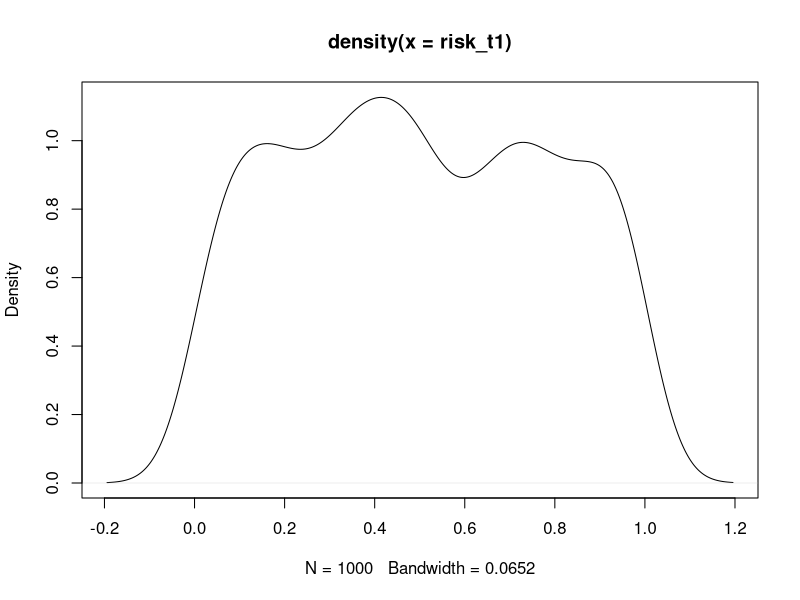

R code for this plot: (Note: this script raises an error after producing the figure.)
library(tidyverse)
library(dplyr)
library(ggplot2)
library(pROC)
library(boot)
library("lattice")

# set up -----------------------------------------------------------------------
set.seed(1)
n <- 1000

# generate risk_t1
risk_t1 <-  runif(n, 0, 1)
plot(density(risk_t1))

# intervention
cmi_cutoff <- 0.1

# intervention effectiveness/probability of the intervention works (fixed, varies in different trials)
# b_intervention <- c(seq(0, 1, 0.1)) # set to 1  for null case
b_intervention <- 1

gen_outcome1 <- function(risk_t1, n = n){
  outcome_noint <- rbinom(n, 1, 0.9 * risk_t1) # the constant vary to control true model AUC
  df <- as.data.frame(cbind(risk_t1, outcome_noint))
  return (df)
}

a <- gen_outcome1(risk_t1, n)
auc(a$outcome_noint, a$risk_t1)

# generate cmi (binary)--------------------------------
gen_cmi <- function(risk_t1, n = n, cmi_cutoff){
  # 1. cutoff approach
  df <- gen_outcome1(risk_t1, n)
  df <- df %>%
    mutate(cmi = case_when(risk_t1 > cmi_cutoff ~ 1,
                           TRUE ~ 0))

  # 2. percentage approach
  # df <- gen_outcome1(risk_t1, n)
  # cmi <- sample(c(0, 1),size = nrow(df), prob = c(1 - cmi_perc, cmi_perc),
  #               replace = TRUE)
  return (df)
}
a <- gen_cmi(risk_t1, n, cmi_cutoff)


# generate risk_t2 depending on cmi & risk_t1-----------------------------------
gen_risk_t2 <- function(risk_t1, n = n, b_intervention, cmi_cutoff){
  # if cmi == 1 & outcome_noint == 1 then risk_t2 = risk_t1 * b_intervention
  df <- gen_cmi(risk_t1, n, cmi_cutoff)
  df <- df %>%
    mutate(risk_t2 = case_when((outcome_noint == 1 & cmi == 1) ~ risk_t1 * b_intervention,
                               TRUE ~ risk_t1))
  return (df)
}
b <- gen_risk_t2(risk_t1, n, b_intervention, cmi_cutoff)

# generate outcome from risk_t2-------------------------------------------------
gen_outcome <- function(risk_t1, n = n, b_intervention,cmi_cutoff){
  df <- gen_risk_t2(risk_t1, n, b_intervention, cmi_cutoff)


  condition <- df %>%
    filter(outcome_noint == 1 & cmi == 1)

  # 1. generate all observed outcome probabilistically
  # oo: if outcome_no_intervention = 0 & intervention = 0 --> old outcome
  # ol: if outcome_no_intervention = 0 & intervention = 1 --> old outcome
  # lo: if outcome_no_intervention = 1 & intervention = 0 --> old outcome
  # ll: if outcome_no_intervention = 1 & intervention = 1 --> rbinom(n, 1, risks_t2)

  # num_obs <- dim(condition)[1]
  #
  # df_final <- df %>%
  #   mutate(outcome_int = ifelse((outcome_noint  == 1 & cmi == 1),
  #                                rbinom(num_obs, 1, df$risk_t2),
  #                                outcome_noint))


  # 2. choose b_intervention% of the ppl (outcome_no_intervention = 1 & intervention = 1) to have
  # outcome = 0

  effective <- sample_frac(condition, size = b_intervention, replace = FALSE)
  effective_df <- subset(df,(risk_t1 %in% effective$risk_t1 &
               outcome_noint %in% effective$outcome_noint &
               cmi %in% effective$cmi &
               risk_t2 %in% effective$risk_t2))

  non_effective_df <- subset(df,!(risk_t1 %in% effective$risk_t1 &
                                   outcome_noint %in% effective$outcome_noint &
                                   cmi %in% effective$cmi &
                                   risk_t2 %in% effective$risk_t2))
  effective_df$outcome_int <- 0
  non_effective_df$outcome_int <- non_effective_df$outcome_noint
  df_final <- rbind(effective_df, non_effective_df)

  return (df_final)
}

c <- gen_outcome(risk_t1, n, b_intervention, cmi_cutoff)


#### inspect
mean(c$risk_t1)
mean(c$risk_t2)
mean(c$cmi)
mean(c$outcome_noint)
mean(c$outcome_int)

# model training-----------------------------------------------------------------
c <- as.data.frame(gen_outcome(risk_t1, n = n, b_intervention,cmi_cutoff))
x <- c %>%
  select(c(1,3))
y <- c %>%
  select(5)

# train/test split
train <- sample(1:nrow(x), nrow(x)/2)
x.train <- x[train,]
y.train <- y[train,]

test <- (-train)
x.test <- x[test,]
y.test <- y[test,]

# fit logistic regression
# Difference method

# indirect effect
fit <- glm(y.train ~ ., data = x.train, family = "binomial")
# coefficient of risk_t1: 6.8678
# indirect effect = 6.8678-4.4338 = 2.434

# direct effect
fit_2 <- glm(y.train ~ ., data = as.data.frame(x.train[,1]), family = "binomial")
# coefficient of risk_t1: 4.4338

# Evaluate-----------------------------------------------------------------------
y.pred <- predict(fit, x.test, type = "response")

# AUC
AUC <- auc(y.test, y.pred)
AUC

# AUC grid----------------------------------------------------------------------
# vary b_intervention
AUC.grid <- rep(NA, 10)
for (i in seq(from=0.1, to=1, by=0.1)) {

  c <- as.data.frame(gen_outcome(risk_t1,
                                 n,
                                 b_intervention = i,
                                 cmi_cutoff))
  x <- c %>%
    select(c(1,3))
  y <- c %>%
    select(5)

  # train/test split
  train <- sample(1:nrow(x), nrow(x)/2)
  x.train <- x[train,]
  y.train <- y[train,]

  test <- (-train)
  x.test <- x[test,]
  y.test <- y[test,]

  fit <- glm(y.train ~ ., data = x.train, family = "binomial")
  y.pred <- predict(fit, x.test, type = "response")
  AUC.grid[i*10] <- auc(y.test, y.pred)
}

plot(AUC.grid, xlab = "b_intervention", xaxt = "n", ylab = "AUC", ylim = c(0.5, 1),
     type = "b", sub = paste0("cmi_cutoff =", cmi_cutoff))
axis(side=1, at=1:10, labels = seq(0.1, 1, 0.1))

# vary cmi_cutoff
cmi.grid <- rep(NA, 10)
for (i in seq(from=0.1, to=1, by=0.1)) {
  c <- as.data.frame(gen_outcome(risk_t1,
                                 n,
                                 b_intervention,
                                 cmi_cutoff = i))
  x <- c %>%
    select(c(1,3))
  y <- c %>%
    select(5)

  # train/test split
  train <- sample(1:nrow(x), nrow(x)/2)
  x.train <- x[train,]
  y.train <- y[train,]

  test <- (-train)
  x.test <- x[test,]
  y.test <- y[test,]

  fit <- glm(y.train ~ ., data = x.train, family = "binomial")
  y.pred <- predict(fit, x.test, type = "response")
  cmi.grid[i*10] <- auc(y.test, y.pred)
}

plot(cmi.grid, xlab = "CMI_cutoff", xaxt = "n", ylab = "AUC", ylim = c(0.5, 1),
     type = "b", sub = paste0("b_intervention =", b_intervention))
axis(side=1, at=1:10, labels = seq(0.1, 1, 0.1))


# heatmap -----------------------------------------------------------------
cmi <- seq(0.1, 0.9, length.out=10)
b_int <- seq(0.1, 1, length.out=10)

data_auc <- expand.grid(X=cmi, Y=b_int)
data_mse <- expand.grid(X=cmi, Y=b_int)
auc_table <- matrix(NA, nrow = length(cmi), ncol = length(cmi))
mse_table <- matrix(NA, nrow = length(cmi), ncol = length(cmi))


for (cmi in seq(from=0.1, to=0.9, by=0.1)) {
  for (b_int in seq(from=0.1, to=1, by=0.1)) {
    c <- as.data.frame(gen_outcome(risk_t1,
                                   n,
                                   b_intervention = b_int,
                                   cmi_cutoff = cmi))
    x <- c %>%
      select(c(1,3))
    y <- c %>%
      select(5)

    # train/test split
    train <- sample(1:nrow(x), nrow(x)/2)
    x.train <- x[train,]
    y.train <- y[train,]

    test <- (-train)
    x.test <- x[test,]
    y.test <- y[test,]

    fit <- glm(y.train ~ ., data = x.train, family = "binomial")
    y.pred <- predict(fit, x.test, type = "response")
    auc_table[cmi*10, b_int*10] <- auc(y.test, y.pred)
    mse_table[cmi*10, b_int*10] <- mean((y.test-y.pred)^2)
  }
}

auc_plot <- levelplot(auc_table ~ X*Y, data=data_auc,
                      main="AUC",
                      xlab="cmi", ylab="b_int")

mse_plot <- levelplot(mse_table ~ X*Y, data=data_mse,
                      main="Mean Squared Error",
                      xlab="cmi", ylab="b_int")
